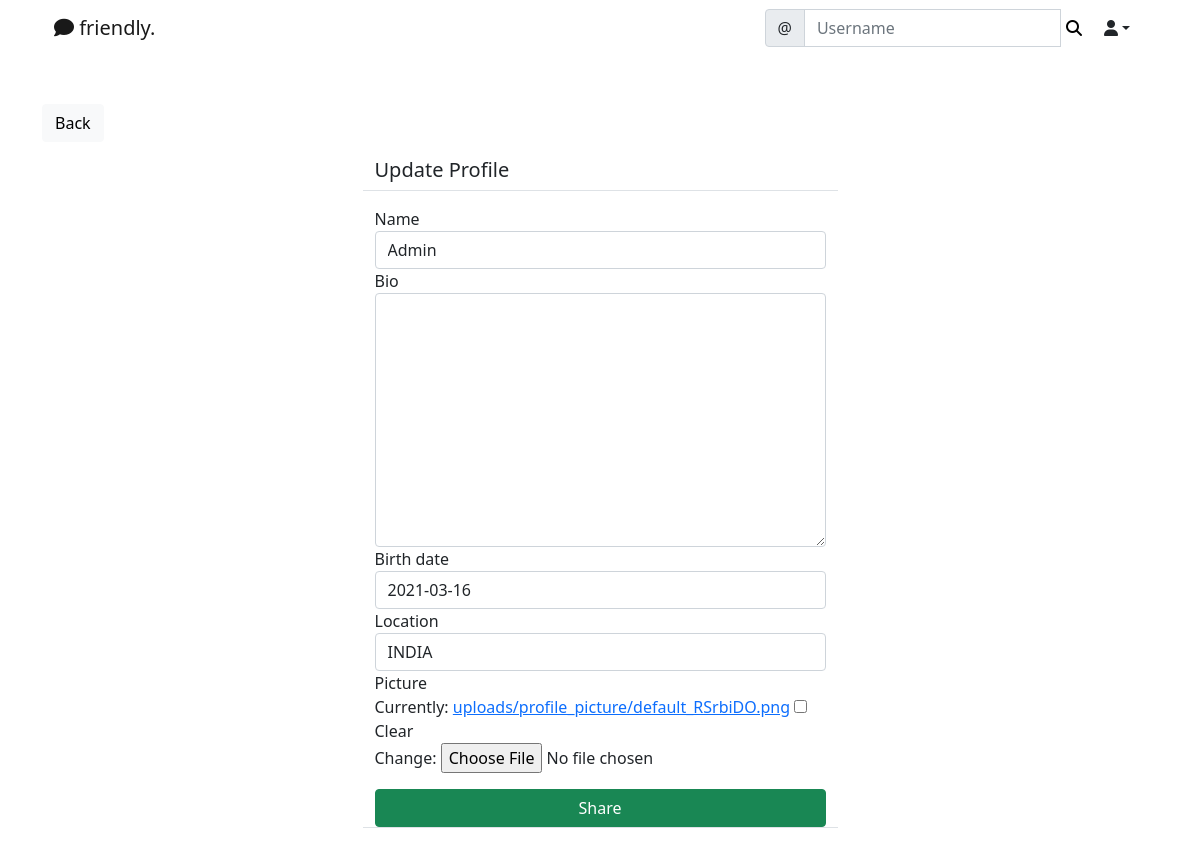
Page /social/profile/edit/1 (signed in) on the committed database.
### social/models.py (models this page shows)
class UserProfile(models.Model):
    user = models.OneToOneField(User, primary_key=True, verbose_name='user', related_name='profile', on_delete=models.CASCADE)
    name = models.CharField(max_length=30, blank=True, null=True)
    bio = models.TextField(max_length=500, blank=True, null=True)
    birth_date = models.DateField(null=True, blank=True)
    location = models.CharField(max_length=100, blank=True, null=True)
    picture = models.ImageField(upload_to = 'uploads/profile_picture', default='uploads/profile_pictures/default.png', blank=True)
    followers = models.ManyToManyField(User, blank=True, related_name='followers')

### social/views.py (the view, shortened to what this page needs)
# urls.py: path('profile/edit/<int:pk>', ProfileEditView.as_view(), name='profile-edit'),
class ProfileEditView(LoginRequiredMixin, UserPassesTestMixin, UpdateView):
    model = UserProfile
    fields = ['name', 'bio', 'birth_date', 'location', 'picture']
    template_name = 'social/profile_edit.html'
    def test_func(self):
        profile = self.get_object()
        return self.request.user == profile.user

### social/templates/social/profile_edit.html (shortened to what this page needs)
{%extends 'landing/base.html'%}
{% load crispy_forms_tags %}
{% block content %}
<div class='container'>
    <div class='row  mt-5'>
        <div class='col-md-5 col-sm-6'>
            <a href='{% url 'profile' object.pk %}' class='btn btn-light'>Back</a>
        </div>
    </div>
    <div class='row justify-content-center mt-3'>
        <div class='col-md-5 col-sm-12 border-bottom'>
            <h5>Update Profile</h5>
        </div>
    </div>
    <div class='row justify-content-center mt-3 mb-5'>
        <div class='col-md-5 col-sm-12 border-bottom'>
            <form method='POST' enctype="multipart/form-data">
                {{ form | crispy }}
                <div class='d-grid gap-2'>
                    <button class='btn btn-success mt-3'>Share</button>
                </div>
            </form>
        </div>
    </div>
</div>
{% endblock content %}

### rows in the picture
UserProfile: name "Admin", birth_date "2021-03-16", location "INDIA"
